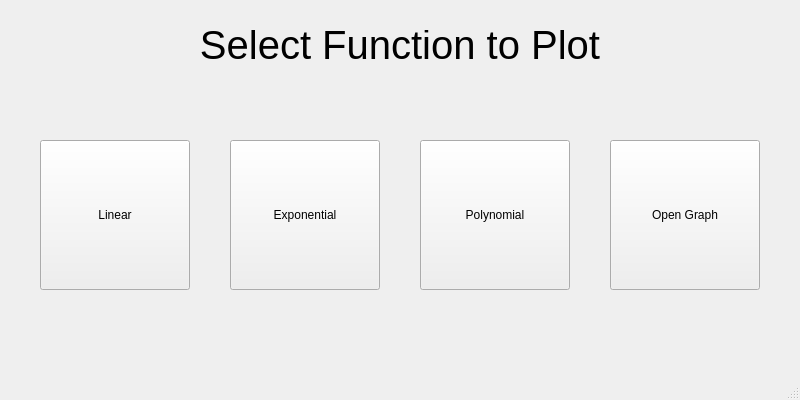
<?xml version="1.0" encoding="UTF-8"?>
<ui version="4.0">
 <class>MainWindow</class>
 <widget class="QMainWindow" name="MainWindow">
  <property name="geometry">
   <rect>
    <x>0</x>
    <y>0</y>
    <width>800</width>
    <height>400</height>
   </rect>
  </property>
  <property name="windowTitle">
   <string>MainWindow</string>
  </property>
  <widget class="QWidget" name="centralwidget">
   <widget class="QLabel" name="label">
    <property name="geometry">
     <rect>
      <x>30</x>
      <y>30</y>
      <width>740</width>
      <height>30</height>
     </rect>
    </property>
    <property name="font">
     <font>
      <pointsize>30</pointsize>
     </font>
    </property>
    <property name="text">
     <string>Select Function to Plot</string>
    </property>
    <property name="alignment">
     <set>Qt::AlignCenter</set>
    </property>
   </widget>
   <widget class="QPushButton" name="linearButton">
    <property name="geometry">
     <rect>
      <x>40</x>
      <y>140</y>
      <width>150</width>
      <height>150</height>
     </rect>
    </property>
    <property name="text">
     <string>Linear</string>
    </property>
   </widget>
   <widget class="QPushButton" name="expButton">
    <property name="geometry">
     <rect>
      <x>230</x>
      <y>140</y>
      <width>150</width>
      <height>150</height>
     </rect>
    </property>
    <property name="text">
     <string>Exponential</string>
    </property>
   </widget>
   <widget class="QPushButton" name="polyButton">
    <property name="geometry">
     <rect>
      <x>420</x>
      <y>140</y>
      <width>150</width>
      <height>150</height>
     </rect>
    </property>
    <property name="text">
     <string>Polynomial</string>
    </property>
   </widget>
   <widget class="QPushButton" name="openGraphButton">
    <property name="geometry">
     <rect>
      <x>610</x>
      <y>140</y>
      <width>150</width>
      <height>150</height>
     </rect>
    </property>
    <property name="text">
     <string>Open Graph</string>
    </property>
   </widget>
  </widget>
  <widget class="QMenuBar" name="menubar">
   <property name="geometry">
    <rect>
     <x>0</x>
     <y>0</y>
     <width>800</width>
     <height>24</height>
    </rect>
   </property>
  </widget>
  <widget class="QStatusBar" name="statusbar"/>
 </widget>
 <resources/>
 <connections/>
</ui>
